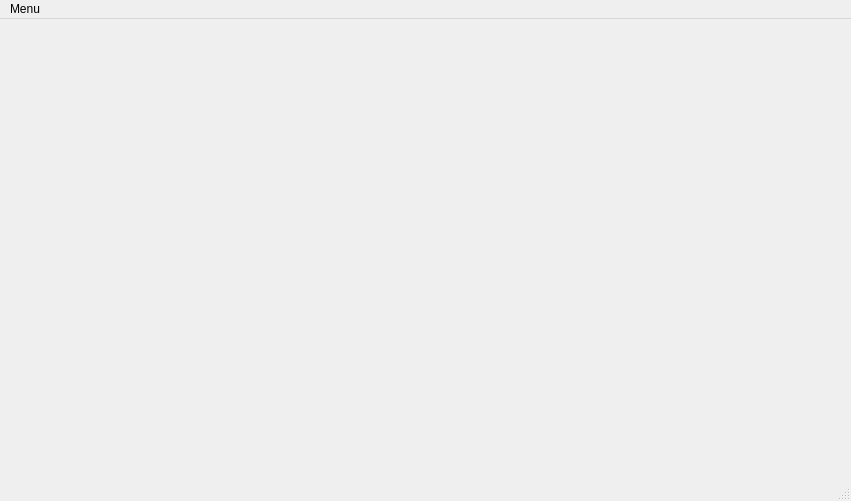
<?xml version="1.0" encoding="UTF-8"?>
<ui version="4.0">
 <class>MainWindow</class>
 <widget class="QMainWindow" name="MainWindow">
  <property name="geometry">
   <rect>
    <x>0</x>
    <y>0</y>
    <width>851</width>
    <height>501</height>
   </rect>
  </property>
  <property name="windowTitle">
   <string>MainWindow</string>
  </property>
  <widget class="QWidget" name="centralwidget">
   <layout class="QGridLayout" name="gridLayout">
    <item row="3" column="0">
     <widget class="options" name="widget_2" native="true"/>
    </item>
    <item row="2" column="0">
     <widget class="packets" name="widget" native="true"/>
    </item>
    <item row="4" column="0">
     <widget class="addoption" name="widget_3" native="true"/>
    </item>
   </layout>
  </widget>
  <widget class="QMenuBar" name="menubar">
   <property name="geometry">
    <rect>
     <x>0</x>
     <y>0</y>
     <width>851</width>
     <height>21</height>
    </rect>
   </property>
   <widget class="QMenu" name="menuMenu">
    <property name="title">
     <string>Menu</string>
    </property>
    <addaction name="actionView_packets"/>
    <addaction name="actionView_options"/>
    <addaction name="actionAdd_option"/>
   </widget>
   <addaction name="menuMenu"/>
  </widget>
  <widget class="QStatusBar" name="statusbar"/>
  <action name="actionView_packets">
   <property name="enabled">
    <bool>true</bool>
   </property>
   <property name="text">
    <string>view packets</string>
   </property>
  </action>
  <action name="actionView_options">
   <property name="text">
    <string>view options</string>
   </property>
  </action>
  <action name="actionAdd_option">
   <property name="text">
    <string>add option</string>
   </property>
  </action>
 </widget>
 <customwidgets>
  <customwidget>
   <class>packets</class>
   <extends>QWidget</extends>
   <header>packets.h</header>
   <container>1</container>
  </customwidget>
  <customwidget>
   <class>options</class>
   <extends>QWidget</extends>
   <header>options.h</header>
   <container>1</container>
  </customwidget>
  <customwidget>
   <class>addoption</class>
   <extends>QWidget</extends>
   <header>addoption.h</header>
   <container>1</container>
  </customwidget>
 </customwidgets>
 <resources/>
 <connections/>
</ui>
